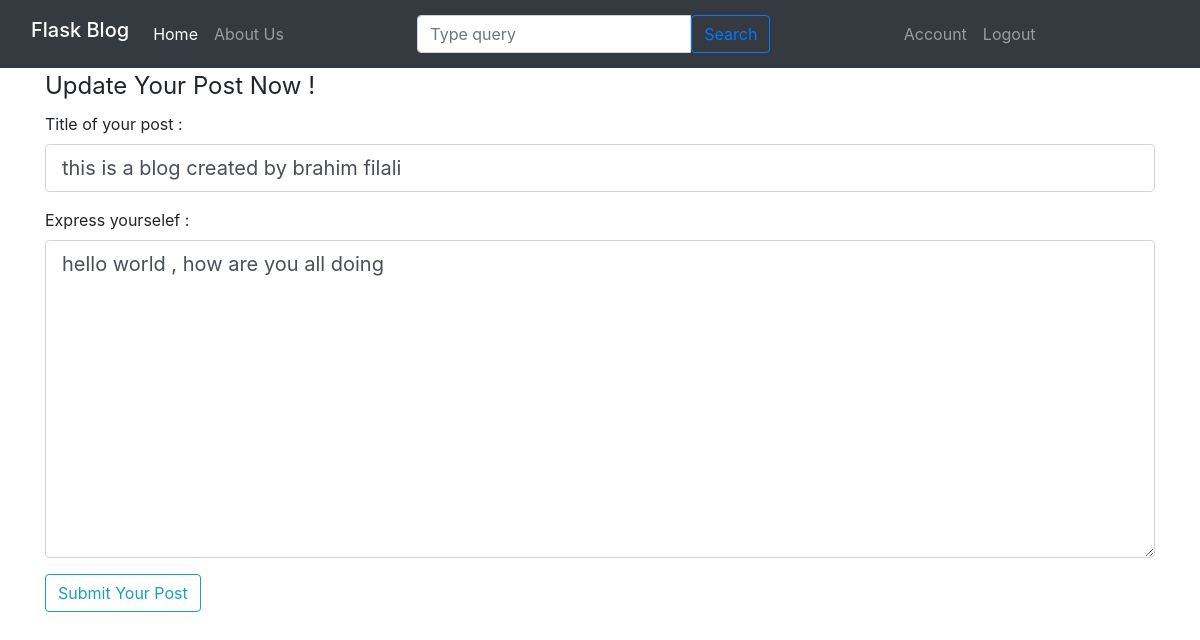
Page /post/1/update (signed in) on the earlier database version.
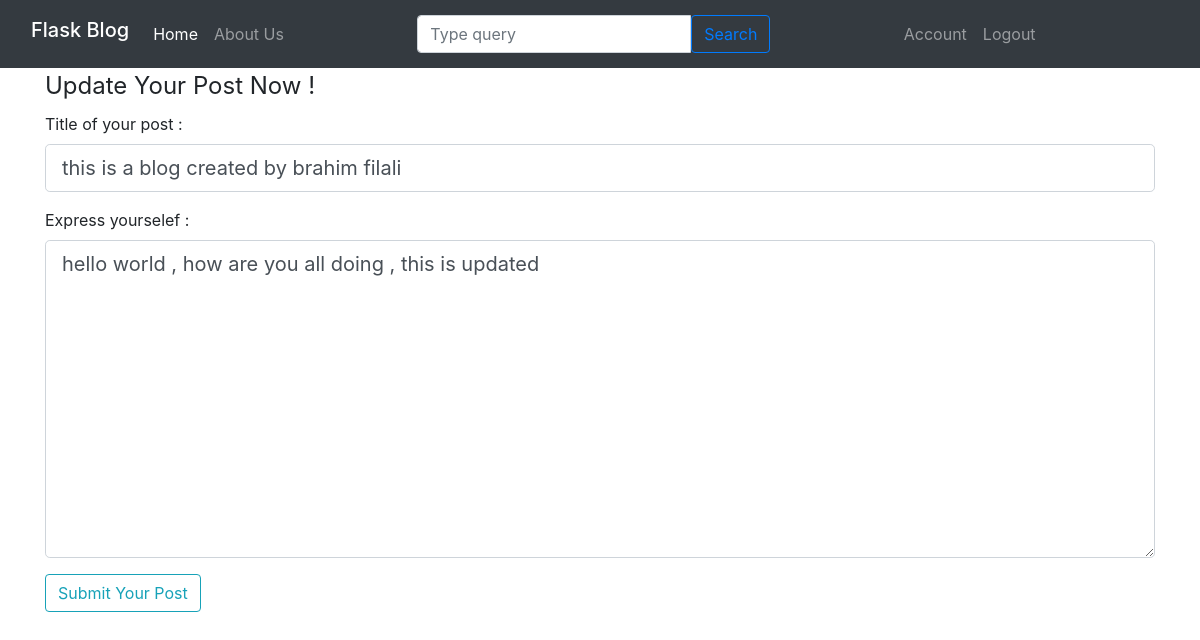
Same page on the later database version.
### flaskblog/models.py (models this page shows, shortened)
class Post(db.Model ,UserMixin):
    id = db.Column(db.Integer , primary_key = True)
    title = db.Column(db.String(20) , nullable = False )
    content = db.Column(db.Text, nullable = False )
    date_posted = db.Column(db.DateTime , default=datetime.utcnow)
    user_id = db.Column(db.Integer , db.ForeignKey('user.id'))

### flaskblog/routes.py (the view)
@app.route("/post/<int:post_id>/update" , methods=['GET','POST'])
@login_required
def update_post(post_id):
    post = Post.query.get_or_404(post_id)
    form = UpdatePostForm()
    if post.author != current_user :
        abort(403)
    if form.validate_on_submit():
        post.title = form.title.data
        post.content = form.content.data
        db.session.commit()
        flash('Your Post has been Updated succefully ! ' , 'success')
        return redirect(url_for('post' , post_id = post.id))
    elif request.method == 'GET' :
        form.title.data = post.title
        form.content.data = post.content
    return render_template('update_post.html' , title = 'Update Post : ' + post.title , form = form)

### flaskblog/forms.py
class UpdatePostForm(FlaskForm):
    title = StringField('Title of your post : ' , validators=[DataRequired()])
    content = TextAreaField('Express yourselef :',
                        validators=[DataRequired()] , render_kw={"rows": 10, "cols": 11})
    submit = SubmitField('Submit Your Post')

### flaskblog/models.py (called while the page is built)
@login_manager.user_loader
def load_user(user_id):
    return User.query.get(int(user_id))

### flaskblog/templates/update_post.html (shortened to what this page needs)
{% extends 'layout.html' %}
{% block content %}
<div class="container">
    <form method="POST" action="">
        <fieldset>
            <legend>
                Update Your Post Now ! <br>
            </legend>
            <div class="form-group">
                {{form.title.label(class="form-label")}} <br>
                {{form.title(class="form-control form-control-lg")}}
            </div>
            <div class="form-group">
                {{form.content.label(class="form-label")}} <br>
                {{form.content(class="form-control form-control-lg")}}
            </div>
            <div class="form-group">
                {{form.submit(class="btn btn-outline-info")}}
            </div>
        </fieldset>
    </form>
</div>
{% endblock content %}

Differences in the rows shown:
changed Post "this is a blog created by brahim filali": content "hello world , how are you all doing" → "hello world , how are you all doing , this is updated"
